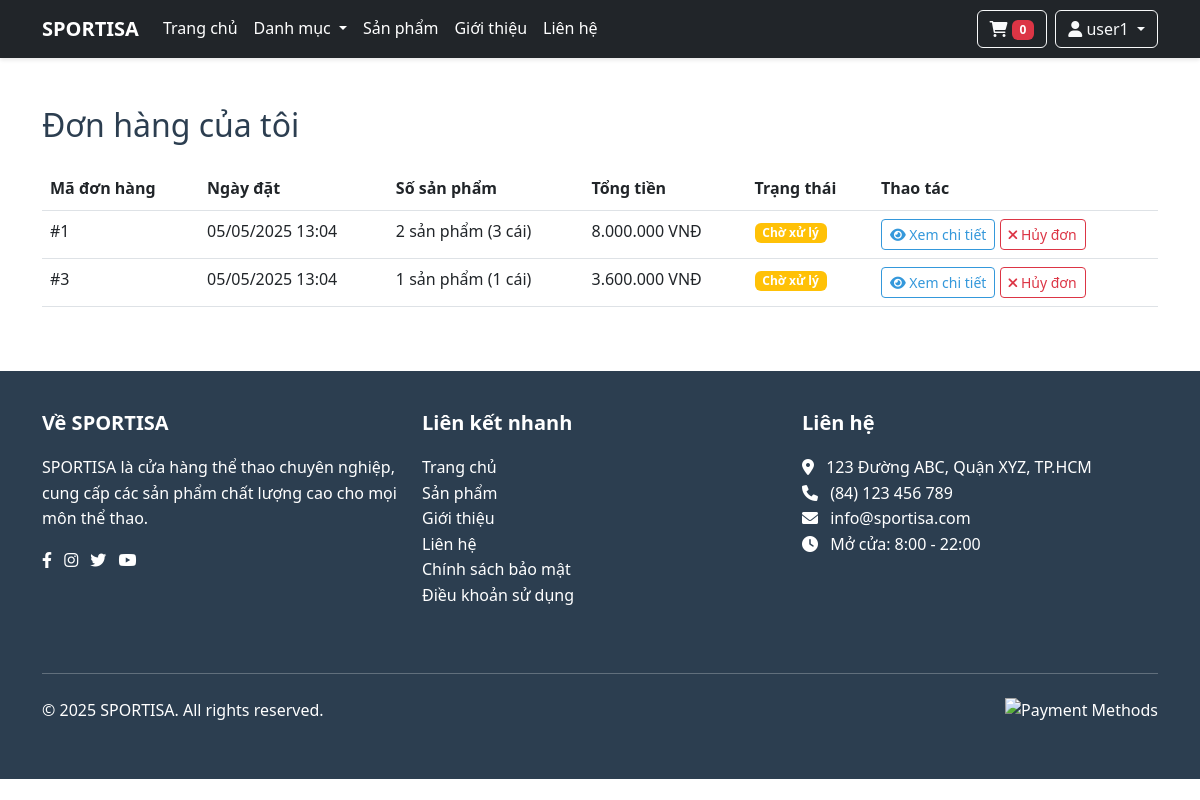
Page /orders.php (signed in) on the committed database.
### tables this page shows
CREATE TABLE `orders` (
  `id` int(11) NOT NULL,
  `user_id` int(11) NOT NULL,
  `total_amount` decimal(10,2) NOT NULL,
  `shipping_address` text NOT NULL,
  `shipping_phone` varchar(20) NOT NULL,
  `shipping_name` varchar(100) NOT NULL,
  `payment_method` enum('cod','bank_transfer','credit_card') NOT NULL,
  `status` enum('pending','processing','shipped','delivered','cancelled') DEFAULT 'pending',
  `notes` text DEFAULT NULL,
  `created_at` timestamp NOT NULL DEFAULT current_timestamp(),
  `updated_at` timestamp NOT NULL DEFAULT current_timestamp() ON UPDATE current_timestamp()
);

### orders.php (the view, shortened to what this page needs)
<?php
include 'config/database.php';
$query = "SELECT o.*,
          (SELECT COUNT(*) FROM order_items WHERE order_id = o.id) as item_count,
          (SELECT SUM(quantity) FROM order_items WHERE order_id = o.id) as total_quantity
          FROM orders o
          WHERE o.user_id = ?
          ORDER BY o.created_at DESC";
$stmt = $conn->prepare($query);
$stmt->execute([$_SESSION['user_id']]);
$orders = $stmt->fetchAll(PDO::FETCH_ASSOC);
?>
<!DOCTYPE html>
<html lang="vi">
<head>
    <link href="https://cdn.jsdelivr.net/npm/bootstrap@5.3.0/dist/css/bootstrap.min.css" rel="stylesheet">
    <link href="https://cdnjs.cloudflare.com/ajax/libs/font-awesome/6.0.0/css/all.min.css" rel="stylesheet">
    <link href="css/style.css" rel="stylesheet">
</head>
<body>
    <?php include 'includes/header.php'; ?>
    <div class="container py-5">
        <h2 class="mb-4">Đơn hàng của tôi</h2>
        <?php if (empty($orders)): ?>
            <div class="alert alert-info">
                Bạn chưa có đơn hàng nào. <a href="index.php">Tiếp tục mua sắm</a>
            </div>
        <?php else: ?>
            <div class="table-responsive">
                <table class="table table-hover">
                    <thead>
                        <tr>
                            <th>Mã đơn hàng</th>
                            <th>Ngày đặt</th>
                            <th>Số sản phẩm</th>
                            <th>Tổng tiền</th>
                            <th>Trạng thái</th>
                            <th>Thao tác</th>
                        </tr>
                    </thead>
                    <tbody>
                        <?php foreach ($orders as $order): ?>
                            <tr>
                                <td>#<?php echo $order['id']; ?></td>
                                <td><?php echo date('d/m/Y H:i', strtotime($order['created_at'])); ?></td>
                                <td>
                                    <?php echo $order['item_count']; ?> sản phẩm
                                    (<?php echo $order['total_quantity']; ?> cái)
                                </td>
                                <td><?php echo number_format($order['total_amount'], 0, ',', '.'); ?> VNĐ</td>
                                <td>
                                    <?php
                                    $status_class = '';
                                    switch ($order['status']) {
                                        case 'pending':
                                            $status_class = 'warning';
                                            $status_text = 'Chờ xử lý';
                                            break;
                                    }
                                    ?>
                                    <span class="badge bg-<?php echo $status_class; ?>">
                                        <?php echo $status_text; ?>
                                    </span>
                                </td>
                                <td>
                                    <a href="order_detail.php?id=<?php echo $order['id']; ?>" class="btn btn-sm btn-outline-primary">
                                        <i class="fas fa-eye"></i> Xem chi tiết
                                    </a>
                                    <?php if ($order['status'] == 'pending'): ?>
                                        <button type="button" class="btn btn-sm btn-outline-danger"
                                                onclick="cancelOrder(<?php echo $order['id']; ?>)">
                                            <i class="fas fa-times"></i> Hủy đơn
                                        </button>
                                    <?php endif; ?>
                                </td>
                            </tr>
                        <?php endforeach; ?>
                    </tbody>
                </table>
            </div>
        <?php endif; ?>
    </div>
    <?php include 'includes/footer.php'; ?>
</body>
</html>

### css/style.css (style rules this page uses)
:root { --primary-color: #2c3e50; --secondary-color: #3498db; --accent-color: #e74c3c; --light-color: #ecf0f1; --dark-color: #2c3e50; }
body { font-family: "Segoe UI", Tahoma, Geneva, Verdana, sans-serif; line-height: 1.6; color: var(--dark-color); }
.btn-outline-primary { color: var(--secondary-color); border-color: var(--secondary-color); transition: all 0.3s; }

### rows in the picture
orders: id "1", created_at "05/05/2025 13:04", item_count "2", total_quantity "3", total_amount "8.000.000", status "Chờ xử lý"
orders: id "3", created_at "05/05/2025 13:04", item_count "1", total_quantity "1", total_amount "3.600.000", status "Chờ xử lý"

### other values in the picture
$_SESSION['username'] "user1"
